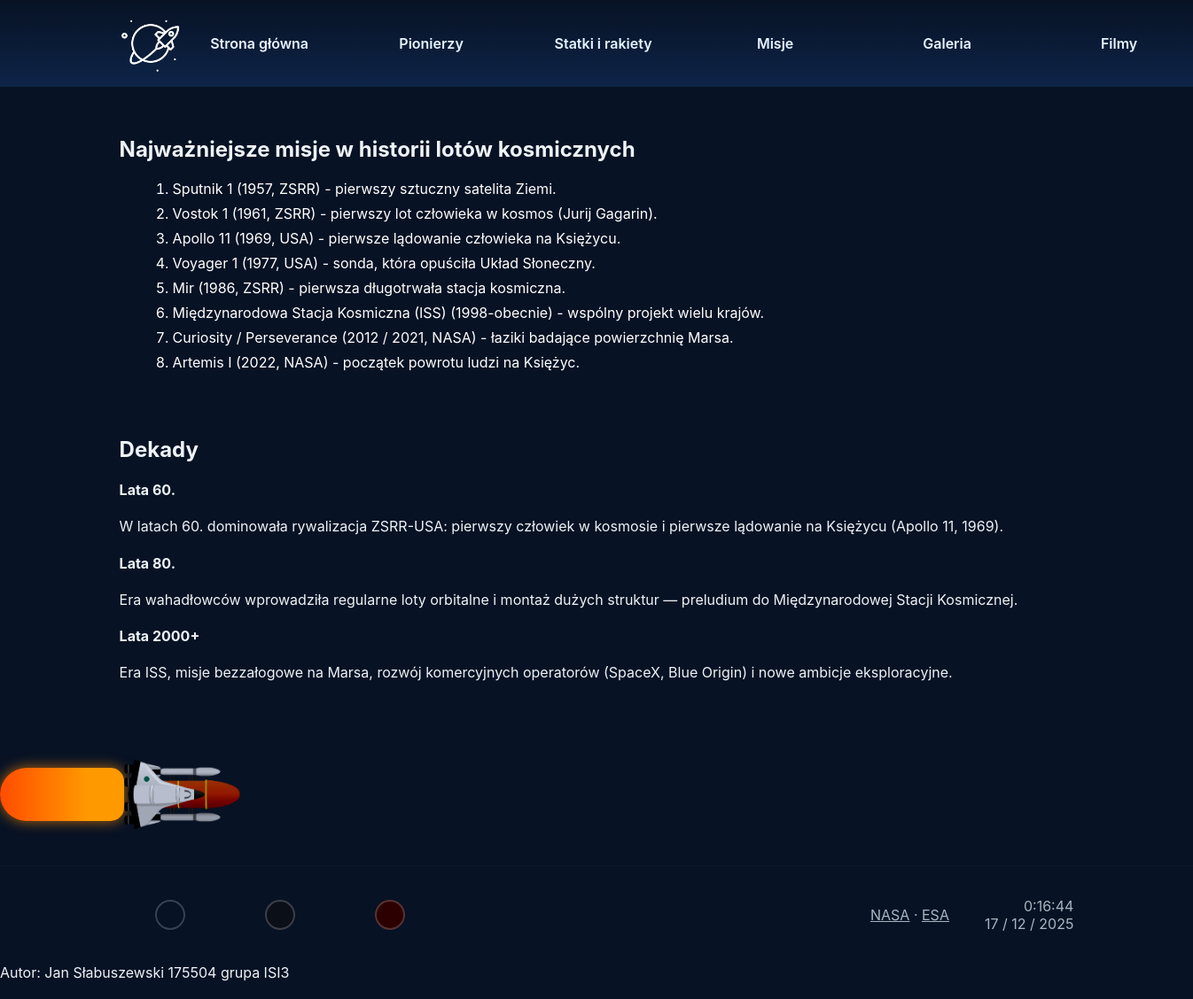
Page /HistoriaLotówKosmicznych_V5/index.php?idp=misje on the committed database.
### tables this page shows
CREATE TABLE `page_list` (
  `id` int(11) NOT NULL,
  `page_title` varchar(255) DEFAULT NULL,
  `page_content` text NOT NULL,
  `status` int(11) NOT NULL DEFAULT 1
);

### HistoriaLotówKosmicznych_V5/showpage.php (called while the page is built)
<?php
function pokazpodstrone($id)
{
    global $link;
    $id_clear = htmlspecialchars($id);
    $query = "SELECT * FROM page_list WHERE id='$id_clear' LIMIT 1";
    $result = mysqli_query($link, $query);
    $row = mysqli_fetch_array($result);
    if(empty($row['id']))
    {
        $web = '[nie_znaleziono_strony]';
    }
    else
    {
        $web = $row['page_content'];
    }
    return $web;
}
?>

### HistoriaLotówKosmicznych_V5/index.php (the view, shortened to what this page needs)
<?php
include 'cfg.php';
include 'showpage.php';
if($_GET['idp'] == 'misje') $id = 2;
?>
<!DOCTYPE html>
<html lang="pl">
<head>
    <link rel="stylesheet" href="css/styles.css">
</head>
<body onload="startclock()">
  <header class="site-header">
    <div class="container header-inner">
      <a href="index.php" class="logo-link">
        <img src="images/rocket_logo.png" alt="Logo" class="logo" loading="lazy">
      </a>
      <nav class="main-nav">
        <ul>
          <li><a href="index.php?idp=">Strona główna</a></li>
          <li><a href="index.php?idp=pionierzy">Pionierzy</a></li>
          <li><a href="index.php?idp=rakiety">Statki i rakiety</a></li>
          <li><a href="index.php?idp=misje">Misje</a></li>
          <li><a href="index.php?idp=galeria">Galeria</a></li>
          <li><a href="index.php?idp=filmy">Filmy</a></li>
        </ul>
      </nav>
    </div>
  </header>
  <main>
    <?php
    echo pokazpodstrone($id);
    ?>
  </main>
  <footer class="site-footer">
    <div class="container footer-inner">
      <div class="color-picker">
        <figure class="color-btn" style="--color:#071224" onclick="changeBackground('#071224')" title="Blue"></figure>
        <figure class="color-btn" style="--color:#0b0f17" onclick="changeBackground('#0b0f17')" title="Black"></figure>
        <figure class="color-btn" style="--color:#2c0000" onclick="changeBackground('#2c0000')" title="Red"></figure>
      </div>
      <div class="footer-text">
        <p><a href="https://www.nasa.gov">NASA</a> · <a href="https://www.esa.int">ESA</a></p>
        <div class="datetime">
          <div id="zegarek"></div>
          <div id="data"></div>
        </div>
      </div>
    </div>
  </footer>
<?php
 $nr_indeksu = '175504';
 $nrGrupy = 'ISI3';
 echo 'Autor: Jan Słabuszewski '.$nr_indeksu.' grupa '.$nrGrupy.' <br /><br />';
?>
</body>
</html>

### HistoriaLotówKosmicznych_V5/css/styles.css (style rules this page uses)
body { height:100%;margin:0;background:#071224;color:#eef3f7;font-family: Inter, system-ui, Arial; }
.container { max-width:80%;margin:0 auto;padding:0 16px }
.site-header { background:linear-gradient(180deg,#071224 0%, rgb(14, 36, 72) 100%) }
.header-inner { display:flex;align-items:center;justify-content:space-between;padding:14px 0 }
.logo { height:70px;width:auto;vertical-align: middle; }
.main-nav ul { list-style:none;margin:0;padding:0;display:flex;gap:18px;align-items:center }
.main-nav a { text-decoration:none;color:#e7f3ff;padding:6px 8px;border-radius:6px;font-weight:600;text-align: center;display: inline-block;width: 160px;height: 20px; }
.highlights { margin:14px 0 18px;padding-left:20px;color:#fff }
.highlights li { margin:8px 0 }
.site-footer { border-top:1px solid rgba(255,255,255,0.03);padding:22px 0;margin-top:40px }
.footer-inner { display:flex;justify-content:space-between;align-items:center;color:#a8b6c2;gap:12px }
.footer-inner a { color:#a8b6c2;text-decoration:underline }
.misje { padding:36px 36px }
.dekady { padding:36px 0 }
.color-btn { width:30px;height:30px;border-radius:50%;background:var(--color);border: 2px solid #fff3;cursor:pointer }
.color-picker { display:flex;gap:10px }
.footer-text { display: flex; align-items: center; gap: 40px }
.datetime { text-align: right }
.test-block { width: 120px;height: 60px;background: linear-gradient(90deg, #ff4c00 0%, #ff9900 70%);border-radius: 30px 15px 15px 30px; cursor: pointer;box-shadow: 0 0 15px rgba(255, 140, 0, 0.7);padding: 0 10px;overflow: hidden; }
.rocket-img { height: 80px; }
.rocket-holder { display: flex; align-items: center; gap: 0; }

### rows in the picture
page_list: page_content "Najważniejsze misje w historii lotów kosmicznych Sputnik 1 (1957, ZSRR) - pierwszy sztuczny satelita Ziemi. Vostok 1 (1961, ZSRR) - pierwszy lot człowieka w kosmos (Jurij Gagarin). Apollo 11 (1969, USA) - pierwsze lądowanie człowieka na Księżycu. Voyager 1 (1977, USA) - sonda, która opuściła Układ Słoneczny. Mir (1986, ZSRR) - pierwsza długotrwała stacja kosmiczna. Międzynarodowa Stacja Kosmiczna (ISS) (1998-obecnie) - wspólny projekt wielu krajów. Curiosity / Perseverance (2012 / 2021, NASA) - łaziki badające powierzchnię Marsa. Artemis I (2022, NASA) - początek powrotu ludzi na Księżyc. Dekady Lata 60. W latach 60. dominowała rywalizacja ZSRR-USA: pierwszy człowiek w kosmosie i pierwsze…", page_content (picture)

### other values in the picture
$nr_indeksu "175504"
$nrGrupy "ISI3"
